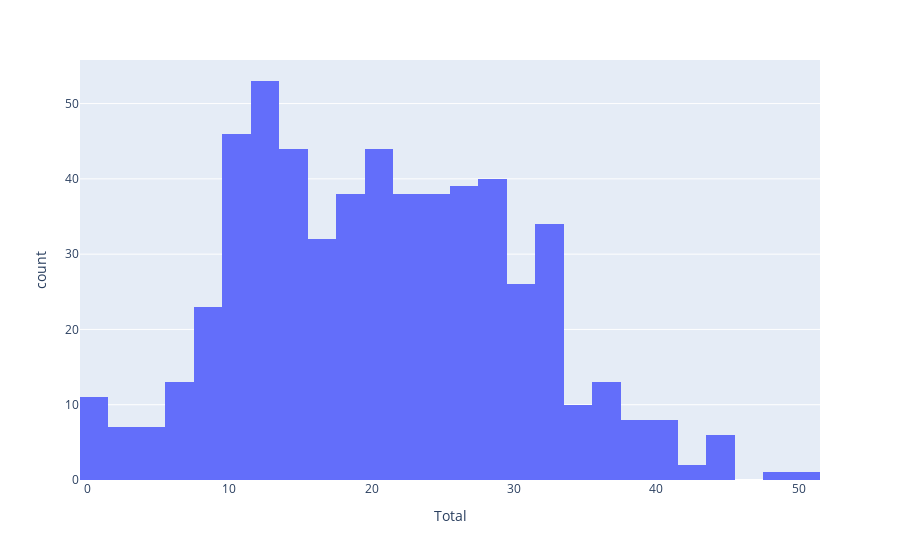

This figure's notebook cell:
### Code cell
import plotly.express as px
px.histogram(eat_concat, x = "Total")

### Figure 1 — Plotly figure (JSON) as saved in the notebook; plotly's stock layout.template omitted (floating-point values rounded to 4 significant figures; data arrays with more than 128 entries replaced by an {"elided": "..."} marker saying what was removed)
{"data": [{"alignmentgroup": "True", "bingroup": "x", "hovertemplate": "Total=%{x}<br>count=%{y}<extra></extra>", "legendgroup": "", "marker": {"color": "#636efa"}, "name": "", "offsetgroup": "", "orientation": "v", "showlegend": false, "type": "histogram", "x": {"elided": "582 int values"}, "xaxis": "x", "yaxis": "y"}], "layout": {"barmode": "relative", "legend": {"tracegroupgap": 0}, "margin": {"t": 60}, "xaxis": {"anchor": "y", "domain": [0, 1], "title": {"text": "Total"}}, "yaxis": {"anchor": "x", "domain": [0, 1], "title": {"text": "count"}}}}
